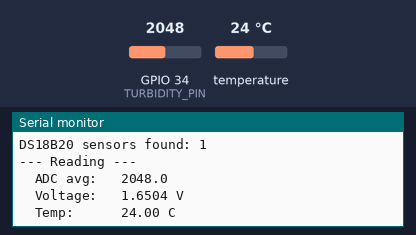
A sketch run on a simulated ESP32. Shown: the last lines printed to the serial monitor. Inputs (shaded band) come from the test bench; at power-on: temperature 24 °C, GPIO 34 (TURBIDITY_PIN) = 2048.

Above: at 1.7 s.
1.8 s: temperature set to 12 °C
3.3 s: GPIO 34 (TURBIDITY_PIN) set to 2866
At 4.6 s:
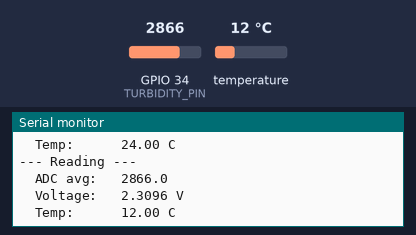
4.8 s: temperature set to 19 °C
6.3 s: GPIO 34 (TURBIDITY_PIN) set to 3603
At 7.5 s:
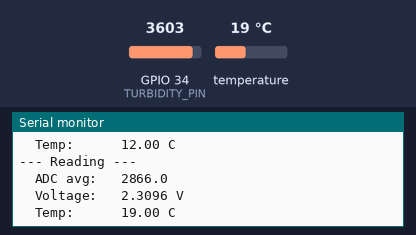

The sketch:

sensor_test.ino
```cpp
/*
 *  — Sensor Test & Calibration Firmware
 * RAMSoc Hackathon 2026
 * Upload this, open Serial Monitor at 115200 baud, record ADC values
 * for clean water and turbid water — use them to set CAL_SLOPE in main firmware.
 */
#include <Arduino.h>
#include <OneWire.h>
#include <DallasTemperature.h>

#define TURBIDITY_PIN  34
#define ONEWIRE_PIN    4
#define SAMPLES        20

OneWire oneWire(ONEWIRE_PIN);
DallasTemperature tempSensor(&oneWire);

void setup() {
  Serial.begin(115200);
  delay(500);
  Serial.println("=== AquaSense Sensor Test ===");
  Serial.println("Readings update every 2 seconds.");
  Serial.println("Submerge sensor in each sample and record ADC value.");
  Serial.println("  Clean tap water   = 0 NTU reference");
  Serial.println("  Cloudy water      = ~25-50 NTU");
  Serial.println("  Very murky water  = ~100 NTU");
  Serial.println("-----------------------------");
  tempSensor.begin();
  Serial.print("DS18B20 sensors found: ");
  Serial.println(tempSensor.getDeviceCount());
  if (tempSensor.getDeviceCount() == 0)
    Serial.println("ERROR: Check DS18B20 wiring + 4.7k pullup on GPIO 4");
}

void loop() {
  long sum = 0;
  for (int i = 0; i < SAMPLES; i++) { sum += analogRead(TURBIDITY_PIN); delay(2); }
  float avg     = (float)sum / SAMPLES;
  float voltage = avg * (3.3 / 4095.0);

  tempSensor.requestTemperatures();
  float tempC = tempSensor.getTempCByIndex(0);

  Serial.println("--- Reading ---");
  Serial.print("  ADC avg:   "); Serial.println(avg, 1);
  Serial.print("  Voltage:   "); Serial.print(voltage, 4); Serial.println(" V");
  if (tempC == DEVICE_DISCONNECTED_C)
    Serial.println("  Temp:      ERROR - disconnected");
  else {
    Serial.print("  Temp:      "); Serial.print(tempC, 2); Serial.println(" C");
  }
  Serial.println();
  delay(2000);
}
```

Measured:
- after the input at 3.3 s, the serial monitor: prints a new line after 0.85 s (image 1)
